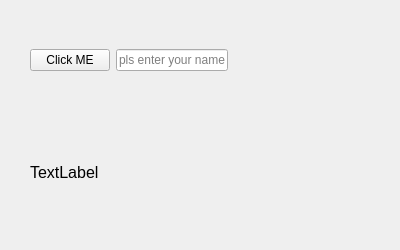
<?xml version="1.0" encoding="UTF-8"?>
<ui version="4.0">
 <class>Form</class>
 <widget class="QWidget" name="Form">
  <property name="geometry">
   <rect>
    <x>0</x>
    <y>0</y>
    <width>400</width>
    <height>250</height>
   </rect>
  </property>
  <property name="windowTitle">
   <string>Qt Designer Application</string>
  </property>
  <widget class="QLabel" name="label">
   <property name="geometry">
    <rect>
     <x>30</x>
     <y>160</y>
     <width>196</width>
     <height>24</height>
    </rect>
   </property>
   <property name="font">
    <font>
     <pointsize>12</pointsize>
    </font>
   </property>
   <property name="text">
    <string>TextLabel</string>
   </property>
  </widget>
  <widget class="QWidget" name="">
   <property name="geometry">
    <rect>
     <x>30</x>
     <y>30</y>
     <width>198</width>
     <height>60</height>
    </rect>
   </property>
   <layout class="QVBoxLayout" name="verticalLayout">
    <item>
     <layout class="QHBoxLayout" name="horizontalLayout">
      <item>
       <widget class="QPushButton" name="btn_click">
        <property name="text">
         <string>Click ME</string>
        </property>
       </widget>
      </item>
      <item>
       <widget class="QLineEdit" name="lineEdit">
        <property name="placeholderText">
         <string>pls enter your name</string>
        </property>
       </widget>
      </item>
     </layout>
    </item>
   </layout>
  </widget>
 </widget>
 <resources/>
 <connections/>
</ui>
